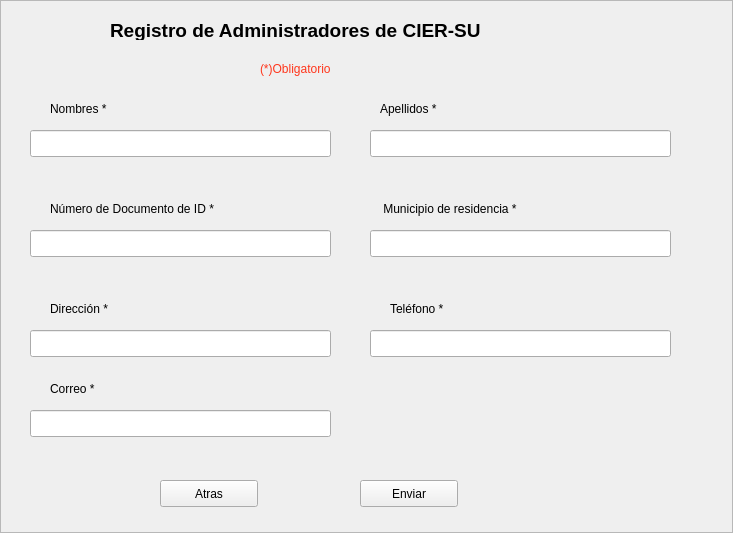
<?xml version="1.0" encoding="UTF-8"?>
<ui version="4.0">
 <class>VentanaRegistroAdm</class>
 <widget class="QFrame" name="VentanaRegistroAdm">
  <property name="geometry">
   <rect>
    <x>0</x>
    <y>0</y>
    <width>733</width>
    <height>533</height>
   </rect>
  </property>
  <property name="windowTitle">
   <string>Frame</string>
  </property>
  <property name="frameShape">
   <enum>QFrame::StyledPanel</enum>
  </property>
  <property name="frameShadow">
   <enum>QFrame::Raised</enum>
  </property>
  <widget class="QLabel" name="etiquetaTitulo">
   <property name="geometry">
    <rect>
     <x>110</x>
     <y>20</y>
     <width>371</width>
     <height>20</height>
    </rect>
   </property>
   <property name="font">
    <font>
     <pointsize>14</pointsize>
     <weight>75</weight>
     <bold>true</bold>
    </font>
   </property>
   <property name="text">
    <string>Registro de Administradores de CIER-SUR</string>
   </property>
  </widget>
  <widget class="QLabel" name="etiquetaSubTit">
   <property name="geometry">
    <rect>
     <x>260</x>
     <y>60</y>
     <width>101</width>
     <height>17</height>
    </rect>
   </property>
   <property name="styleSheet">
    <string notr="true">color: rgb(255, 55, 29);</string>
   </property>
   <property name="text">
    <string>(*)Obligatorio</string>
   </property>
  </widget>
  <widget class="QLabel" name="etiquetaNombre">
   <property name="geometry">
    <rect>
     <x>50</x>
     <y>100</y>
     <width>91</width>
     <height>17</height>
    </rect>
   </property>
   <property name="text">
    <string>Nombres *</string>
   </property>
  </widget>
  <widget class="QLabel" name="etiquetaApellido">
   <property name="geometry">
    <rect>
     <x>380</x>
     <y>100</y>
     <width>91</width>
     <height>17</height>
    </rect>
   </property>
   <property name="text">
    <string>Apellidos *</string>
   </property>
  </widget>
  <widget class="QLabel" name="etiquetaID">
   <property name="geometry">
    <rect>
     <x>50</x>
     <y>200</y>
     <width>211</width>
     <height>17</height>
    </rect>
   </property>
   <property name="text">
    <string>Número de Documento de ID *</string>
   </property>
  </widget>
  <widget class="QLabel" name="etiquetaCorreo">
   <property name="geometry">
    <rect>
     <x>50</x>
     <y>380</y>
     <width>66</width>
     <height>17</height>
    </rect>
   </property>
   <property name="text">
    <string>Correo *</string>
   </property>
  </widget>
  <widget class="QLabel" name="etiquetaTel">
   <property name="geometry">
    <rect>
     <x>390</x>
     <y>300</y>
     <width>81</width>
     <height>17</height>
    </rect>
   </property>
   <property name="text">
    <string>Teléfono *</string>
   </property>
  </widget>
  <widget class="QLabel" name="etiquetaDir">
   <property name="geometry">
    <rect>
     <x>50</x>
     <y>300</y>
     <width>81</width>
     <height>17</height>
    </rect>
   </property>
   <property name="text">
    <string>Dirección *</string>
   </property>
  </widget>
  <widget class="QLabel" name="etiquetaCiudad">
   <property name="geometry">
    <rect>
     <x>380</x>
     <y>200</y>
     <width>191</width>
     <height>17</height>
    </rect>
   </property>
   <property name="text">
    <string> Municipio de residencia *</string>
   </property>
  </widget>
  <widget class="QLineEdit" name="campoNombres">
   <property name="geometry">
    <rect>
     <x>30</x>
     <y>130</y>
     <width>301</width>
     <height>27</height>
    </rect>
   </property>
  </widget>
  <widget class="QLineEdit" name="campoApellidos">
   <property name="geometry">
    <rect>
     <x>370</x>
     <y>130</y>
     <width>301</width>
     <height>27</height>
    </rect>
   </property>
  </widget>
  <widget class="QLineEdit" name="campoID">
   <property name="geometry">
    <rect>
     <x>30</x>
     <y>230</y>
     <width>301</width>
     <height>27</height>
    </rect>
   </property>
  </widget>
  <widget class="QLineEdit" name="campoCiudad">
   <property name="geometry">
    <rect>
     <x>370</x>
     <y>230</y>
     <width>301</width>
     <height>27</height>
    </rect>
   </property>
  </widget>
  <widget class="QLineEdit" name="campoDir">
   <property name="geometry">
    <rect>
     <x>30</x>
     <y>330</y>
     <width>301</width>
     <height>27</height>
    </rect>
   </property>
  </widget>
  <widget class="QLineEdit" name="campoTel">
   <property name="geometry">
    <rect>
     <x>370</x>
     <y>330</y>
     <width>301</width>
     <height>27</height>
    </rect>
   </property>
  </widget>
  <widget class="QLineEdit" name="campoCorreo">
   <property name="geometry">
    <rect>
     <x>30</x>
     <y>410</y>
     <width>301</width>
     <height>27</height>
    </rect>
   </property>
  </widget>
  <widget class="QPushButton" name="botonAtras">
   <property name="geometry">
    <rect>
     <x>160</x>
     <y>480</y>
     <width>98</width>
     <height>27</height>
    </rect>
   </property>
   <property name="text">
    <string>Atras</string>
   </property>
  </widget>
  <widget class="QPushButton" name="botonEnviar">
   <property name="geometry">
    <rect>
     <x>360</x>
     <y>480</y>
     <width>98</width>
     <height>27</height>
    </rect>
   </property>
   <property name="text">
    <string>Enviar</string>
   </property>
  </widget>
 </widget>
 <resources/>
 <connections/>
</ui>
